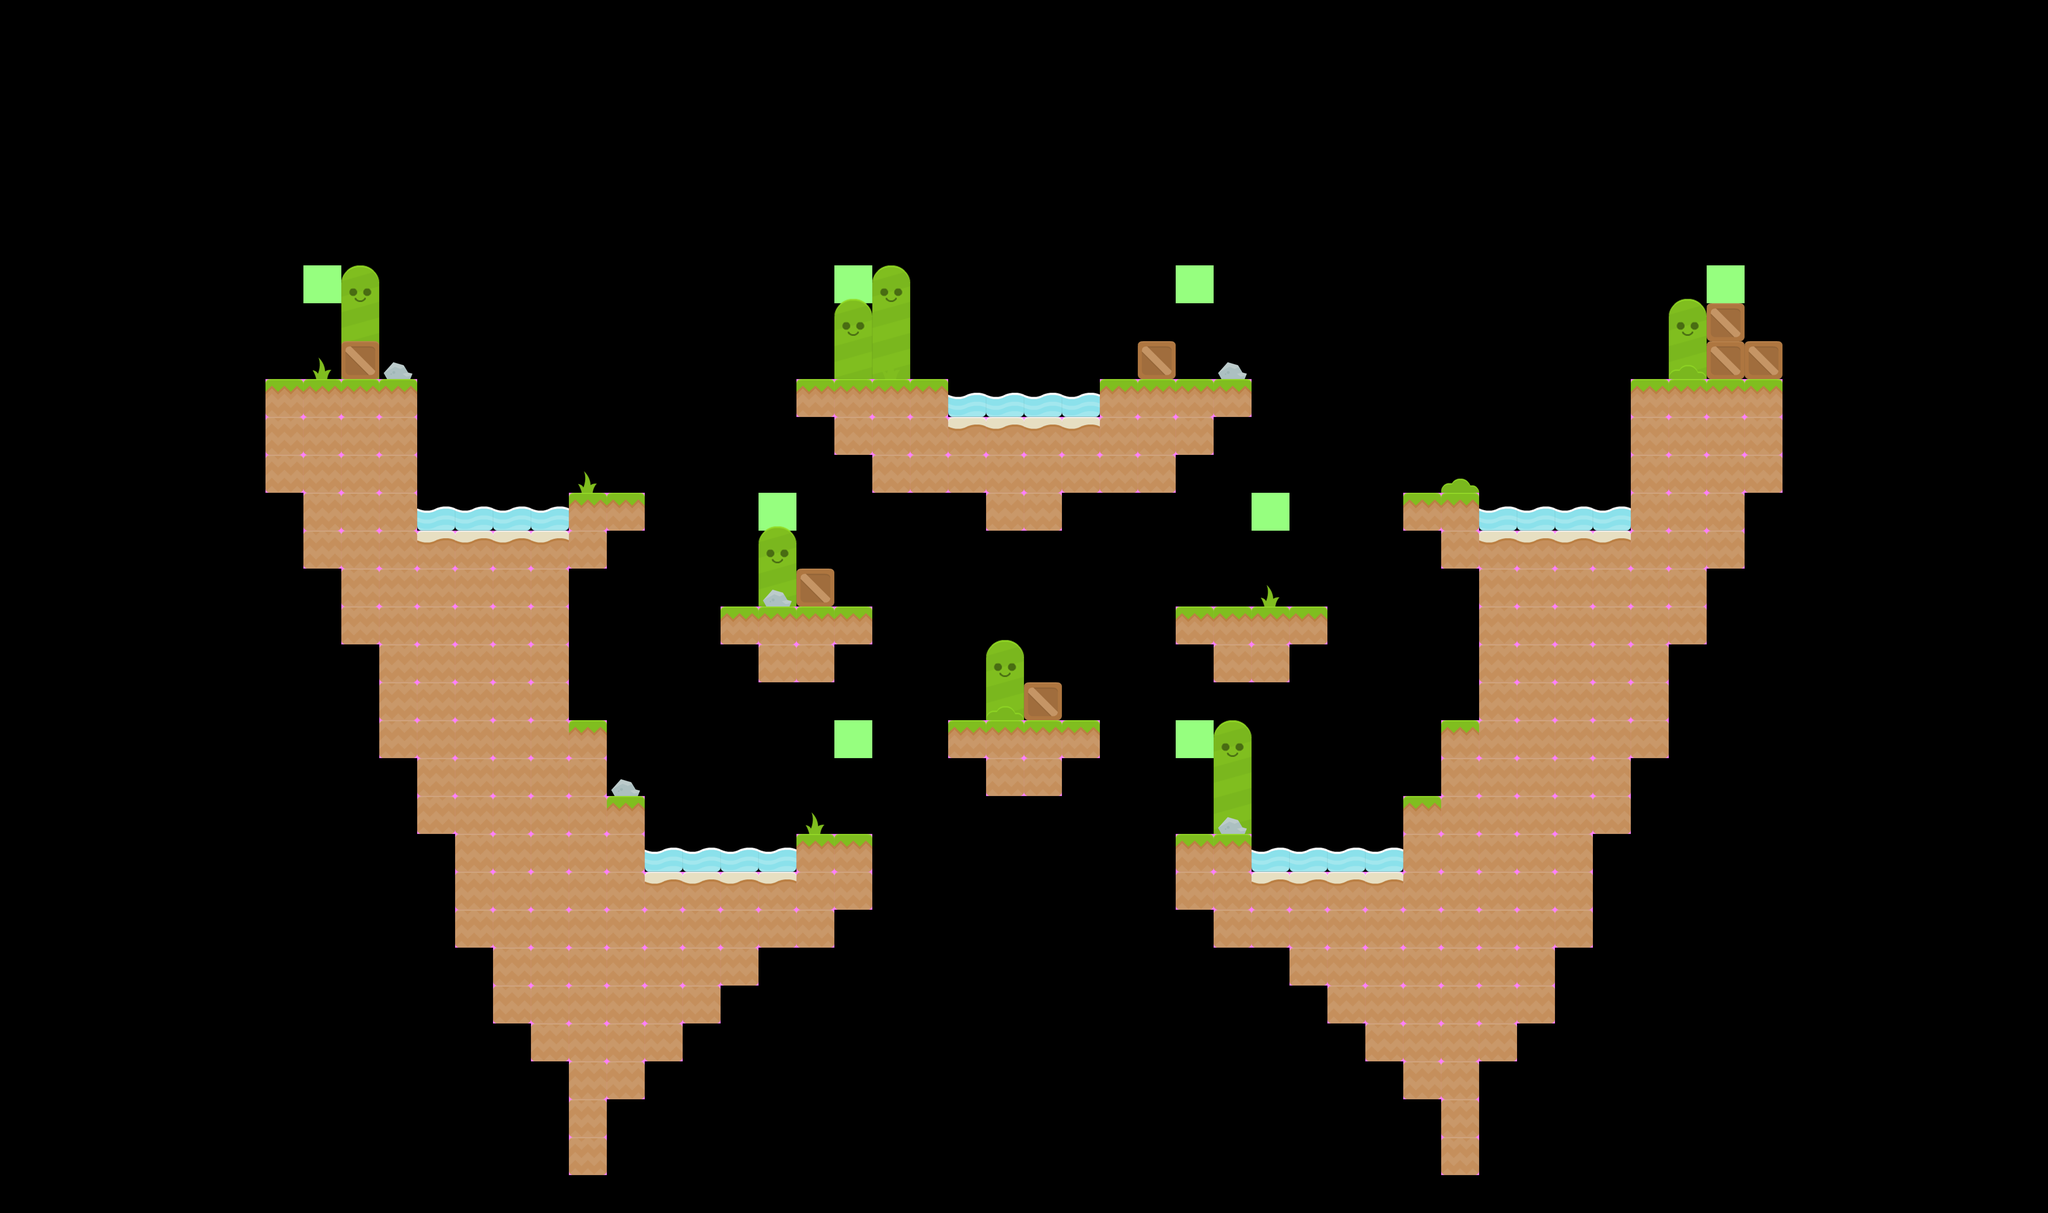

Tiled map render using the project's own tile images. Description and the map definition, with tile-layer contents summarised, below:
An orthogonal 54x32 tile map with 128x128 px tiles, 5 tile layers (collision, lights, background, midground, ...), 3 tilesets.

<map version="1.0" orientation="orthogonal" width="54" height="32" tilewidth="128" tileheight="128">
 <properties>
  <property name="background" value="backgrounds/bubbly" />
  <property name="gravity" value="-37" />
  <property name="light_b" value="255" />
  <property name="light_g" value="255" />
  <property name="light_r" value="255" />
  <property name="name" value="Bubbly" />
 </properties>
 <tileset firstgid="1" name="collision" tilewidth="128" tileheight="128">
  <image source="colission.png" width="256" height="256" />
 </tileset>
 <tileset firstgid="5" name="lights" tilewidth="128" tileheight="128">
  <image source="lights.png" width="512" height="512" />
 </tileset>
 <tileset firstgid="21" name="bubbly" tilewidth="128" tileheight="128">
  <image source="bubbly.png" width="1280" height="1280" />
 </tileset>
 <layer name="collision" width="54" height="32">
  <data>[1728 cells, 280 non-empty, 2 distinct tile ids]</data>
 </layer>
 <layer name="lights" width="54" height="32">
  <data>[1728 cells, 0 non-empty, 0 distinct tile ids]</data>
 </layer>
 <layer name="background" width="54" height="32">
  <data>[1728 cells, 293 non-empty, 9 distinct tile ids]</data>
 </layer>
 <layer name="midground" width="54" height="32">
  <data>[1728 cells, 7 non-empty, 1 distinct tile ids]</data>
 </layer>
 <layer name="foreground" width="54" height="32">
  <data>[1728 cells, 33 non-empty, 4 distinct tile ids]</data>
 </layer>
</map>
